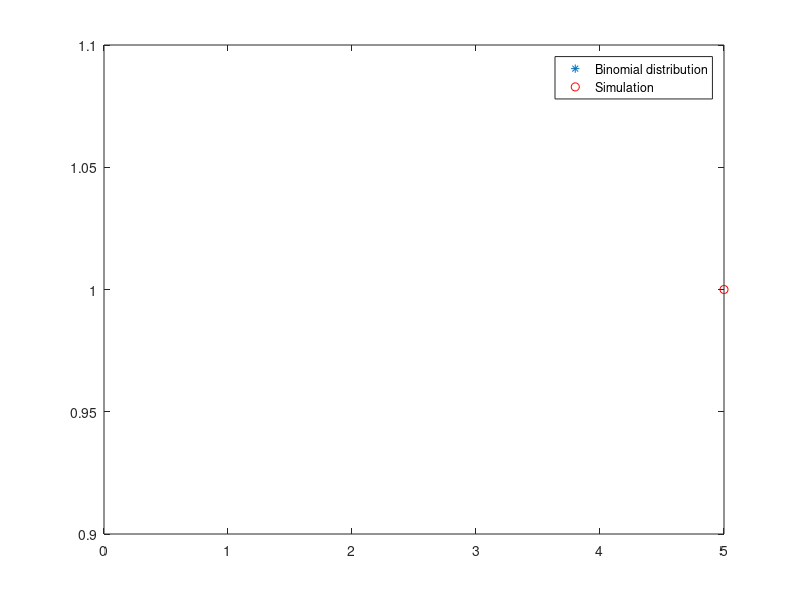

The MATLAB source for this figure:
%Simulate Bino(p) r. var.

n = input('nr. of trials (max 10) = ');
p = input('prob. of succes = ');

%Generate 1 variable

U = rand(n,1);
X = sum(U<p);

%Generate a sample of variables

N = input('Nr. of simulations (high nr) =');   %10,1e2
for i=1:N
    U = rand(n,1);
    X(i) = sum(U<p);
end

%Compare it to the Bino(n,p) graphically distr.
UX = unique(X); %distinct values
nX = hist(X,length(UX)); %number of each distinct value
reffr = nX/N;

%Graph
k = 0:n;
pk = binopdf(k,n,p);

clf

plot(k,pk,'*',UX,reffr,'ro')
legend('Binomial distribution', 'Simulation')